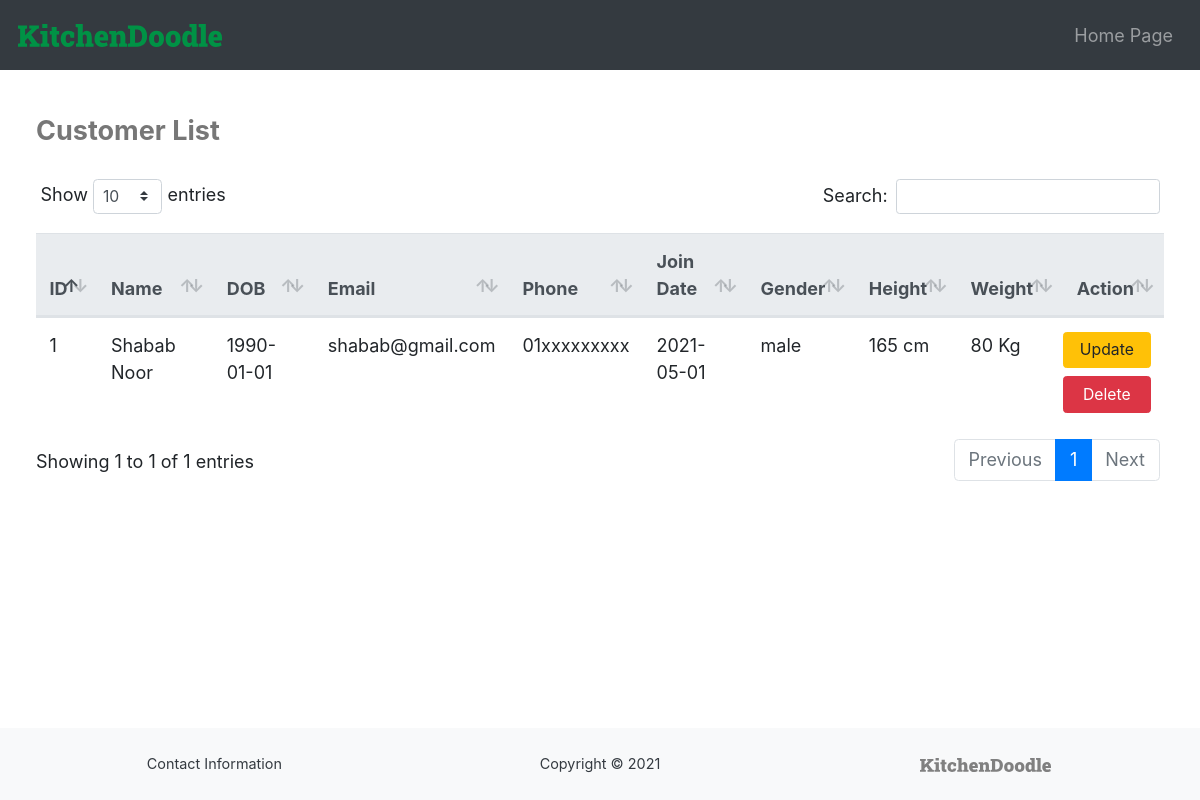
Screenshot of /customerList.php (signed in) with the database file from the repository.
### tables this page shows
CREATE TABLE `customers` (
  `id` int(10) NOT NULL,
  `first_name` varchar(50) NOT NULL,
  `last_name` varchar(50) NOT NULL,
  `dob` date NOT NULL,
  `email` varchar(320) NOT NULL,
  `password` varchar(100) DEFAULT NULL,
  `phone` varchar(32) NOT NULL,
  `join_date` date NOT NULL,
  `gender` varchar(15) DEFAULT NULL,
  `height` double DEFAULT NULL,
  `weight` double DEFAULT NULL
);

### customerList.php (the view, shortened to what this page needs)
<?php
if(
    isset($_SESSION['emp_email']) &&
    !empty($_SESSION['emp_email'])
){
    ?>
    <!DOCTYPE html>
    <html lang="en">
    <head>
        <link rel="stylesheet" href="https://maxcdn.bootstrapcdn.com/bootstrap/4.5.2/css/bootstrap.min.css">
        <link rel="stylesheet" href="https://use.fontawesome.com/releases/v5.7.0/css/all.css">
        <link href="css/style.css" rel="stylesheet">
        <link href="css/style-employee-general.css" rel="stylesheet">
        <link href="dataTables/dataTables.bootstrap4.min.css" rel="stylesheet">
    </head>
    <body>
        <nav class="navbar navbar-expand-md navbar-dark bg-dark">
            <a href="employeeHome.php" class="navbar-brand"> <img src="images/kd-logo-full-green.svg" alt="KD" class="navbar-brand-image"> </a>
            <div class="navbar-collapse">
                <ul class="navbar-nav ml-auto">
                    <li class="nav-item">
                        <a href="employeeHome.php" class="nav-link" > Home Page </a>
                    </li>
                </ul>
            </div>
        </nav>
        <div class="container-fluid content main-container">
            <div class="d-flex justify-content-between align-items-center" style="margin-bottom: 1em;">
                <h4> Customer List </h4>
            </div>
            <div class="table-responsive">
                <table class="table table-hover" id="dataTable">
                    <thead class="thead-light">
                        <th> ID </th>
                        <th> Name </th>
                        <th> DOB </th>
                        <th> Email </th>
                        <th> Phone </th>
                        <th> Join Date </th>
                        <th> Gender </th>
                        <th> Height </th>
                        <th> Weight </th>
                        <th> Action </th>
                    </thead>
                    <tbody>
                        <?php
                            try{
                                $conn = new PDO("mysql:host=localhost:3306;dbname=kitchendoodle_db;", "root", "");
                                $conn->setAttribute(PDO::ATTR_ERRMODE, PDO::ERRMODE_EXCEPTION);
                                $querystring = "SELECT * FROM customers";
                                $returnobj = $conn->query($querystring);
                                $returntable = $returnobj->fetchAll();
                                if($returnobj->rowCount()==0){
                                    ?>
                                        <tr>
                                            <td colspan="10"> No Values Found </td>
                                        </tr>
                                    <?php
                                }
                                else{
                                    foreach($returntable as $rows){
                                        ?>
                                            <tr>
                                                <td> <?php echo $rows['id'] ?> </td>
                                                <td><?php echo $rows['first_name']." ".$rows['last_name'] ?></td>
                                                <td> <?php echo $rows['dob'] ?> </td>
                                                <td> <?php echo $rows['email'] ?> </td>
                                                <td> <?php echo $rows['phone'] ?> </td>
                                                <td> <?php echo $rows['join_date'] ?> </td>
                                                <td> <?php if($rows['gender'] == null) {echo '--';} else {echo $rows['gender'];} ?> </td>
                                                <td> <?php if($rows['height'] == null) {echo '--';} else {echo $rows['height']." cm";} ?> </td>
                                                <td> <?php if($rows['weight'] == null) {echo '--';} else {echo $rows['weight']." Kg";} ?> </td>
                                                <td class="action-tabledata">
                                                    <input type="button" class="btn btn-sm btn-warning btn-fit" value="Update" onclick="redirect('customerUpdate.php?id='+<?php echo $rows['id'] ?>)">
                                                    <input type="button" class="btn btn-sm btn-danger btn-fit" value="Delete" onclick="deletefn(<?php echo $rows['id'] ?>, 'customers');">
                                                </td>
                                            </tr>
                                        <?php
                                    }
                                }
                            }
                            catch(PDOException $ex){
                                ?>
                                    <tr>
                                        <td colspan="11"> No Data Found </td>
                                    </tr>
                                <?php
                            }
                        ?>
                    </tbody>
                </table>
            </div>
        </div>
        <footer>
            <div class="row no-gutters text-center text-dark bg-light custom-footer">
                <div class="col-sm-4">
                    Contact Information
                </div>
                <div class="col-sm-4">
                    Copyright © 2021
                </div>
                <div class="col-sm-4">
                    <a href="index.html" class="">
                        <img src="images/kd-logo-full-grey.svg" alt="KD" class="footer-logo">
                    </a>
                </div>
            </div>
        </footer>
    </body>
    </html>
    <?php
}
else{
    ?>
        <script> location.assign("employeeLogin.php") </script>
    <?php
}
?>

### css/style.css (style rules this page uses)
:root { font-size: 18px; --clr-primary-900: #009245; --clr-primary-600: #AFD7A9; --clr-bs-primary: #0275d8; --clr-bs-success: #5cb85c; --clr-bs-info: #5bc0de; --clr-bs-warning: #f0ad4e; --clr-bs-danger: #d9534f; --clr-bs-dark: #292b2c; --clr-bs-light: #f7f7f7; --clr-bs-primary-pop: #007bff; --clr-bs-success-pop: #28a745; --clr-bs-info-pop: #17a2b8; --clr-bs-warning-pop: #ffc107; --clr-bs-danger-pop: #dc3545; --clr-bs-dark-pop: #343a40; --clr-bs-light-pop: #f8f9fa; --clr-bs-success-light: #c3e6cb; --clr-bs-info-light: #d1ecf1; --clr-bs-warning-light: #fff3cd; --clr-bs-danger-light: #f8d7da; --clr-bs-success-deep: #155724; --clr-bs-info-deep: #0c5460; --clr-bs-warning-deep: #856404; --clr-bs-danger-deep: #721c24; --clr-bs-nav-dark: #353b41; --font-roboto-slab: "Roboto Slab", serif; --font-roboto: "Roboto", sans-serif; }
html { height: 100%; width: 100%; }
body { min-height: 100%; display: flex; flex-direction: column; }
.container-fluid { --padding: 1em; padding-left: var(--padding); padding-right: var(--padding); }
nav { min-width: inherit; }
.navbar-brand { padding-bottom: 0.4em; }
.navbar-brand-image { height: 1em; }
.navbar li { padding-left: 0.8em; padding-top: 0.2em; padding-bottom: 0.2em; }
.content { flex: 1 0 auto; }
.custom-footer { font-size: 0.8em; padding: 1.5em; width: 100%; margin-top: auto; flex-shrink: 0; }
.custom-footer div { padding-top: 0.25em; padding-bottom: 0.25em; }
.footer-logo { height: 1em; }
h4 { font-weight: bold; color: var(--clr-bs-nav-dark); }
.action-tabledata { width: 1px; }
.action-tabledata:last-of-type { padding-left: 0em; }
.btn-fit { padding: 0.35em 0.5em; width: 100%; }
.btn-fit:not(:last-child) { padding: 0.35em 0.5em; margin-bottom: 0.5em; width: 100%; }

### css/style-employee-general.css (style rules this page uses)
.main-container { padding: 2.5em 2em; display: flex; flex-direction: column; }
h4 { font-weight: bold; color: #777; }

### rows the page displays
customers: id "1", first_name "Shabab", last_name "Noor", dob "1990-01-01", email "shabab@gmail.com", phone "01xxxxxxxxx", join_date "2021-05-01", gender "male", height "165", weight "80"
